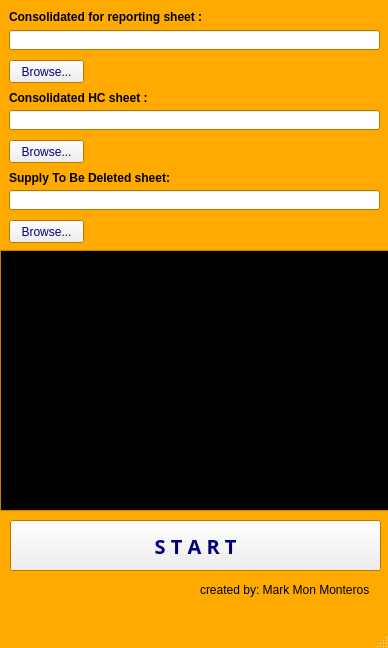
<?xml version="1.0" encoding="UTF-8"?>
<ui version="4.0">
 <class>MainWindow</class>
 <widget class="QMainWindow" name="MainWindow">
  <property name="geometry">
   <rect>
    <x>0</x>
    <y>0</y>
    <width>388</width>
    <height>648</height>
   </rect>
  </property>
  <property name="palette">
   <palette>
    <active>
     <colorrole role="ButtonText">
      <brush brushstyle="SolidPattern">
       <color alpha="255">
        <red>0</red>
        <green>0</green>
        <blue>127</blue>
       </color>
      </brush>
     </colorrole>
     <colorrole role="Base">
      <brush brushstyle="SolidPattern">
       <color alpha="255">
        <red>255</red>
        <green>255</green>
        <blue>255</blue>
       </color>
      </brush>
     </colorrole>
     <colorrole role="Window">
      <brush brushstyle="SolidPattern">
       <color alpha="255">
        <red>255</red>
        <green>170</green>
        <blue>0</blue>
       </color>
      </brush>
     </colorrole>
    </active>
    <inactive>
     <colorrole role="ButtonText">
      <brush brushstyle="SolidPattern">
       <color alpha="255">
        <red>0</red>
        <green>0</green>
        <blue>127</blue>
       </color>
      </brush>
     </colorrole>
     <colorrole role="Base">
      <brush brushstyle="SolidPattern">
       <color alpha="255">
        <red>255</red>
        <green>255</green>
        <blue>255</blue>
       </color>
      </brush>
     </colorrole>
     <colorrole role="Window">
      <brush brushstyle="SolidPattern">
       <color alpha="255">
        <red>255</red>
        <green>170</green>
        <blue>0</blue>
       </color>
      </brush>
     </colorrole>
    </inactive>
    <disabled>
     <colorrole role="ButtonText">
      <brush brushstyle="SolidPattern">
       <color alpha="255">
        <red>120</red>
        <green>120</green>
        <blue>120</blue>
       </color>
      </brush>
     </colorrole>
     <colorrole role="Base">
      <brush brushstyle="SolidPattern">
       <color alpha="255">
        <red>255</red>
        <green>170</green>
        <blue>0</blue>
       </color>
      </brush>
     </colorrole>
     <colorrole role="Window">
      <brush brushstyle="SolidPattern">
       <color alpha="255">
        <red>255</red>
        <green>170</green>
        <blue>0</blue>
       </color>
      </brush>
     </colorrole>
    </disabled>
   </palette>
  </property>
  <property name="acceptDrops">
   <bool>true</bool>
  </property>
  <property name="windowTitle">
   <string>MainWindow</string>
  </property>
  <property name="tabShape">
   <enum>QTabWidget::Rounded</enum>
  </property>
  <widget class="QWidget" name="centralwidget">
   <widget class="QLabel" name="forLbl">
    <property name="geometry">
     <rect>
      <x>9</x>
      <y>9</y>
      <width>371</width>
      <height>16</height>
     </rect>
    </property>
    <property name="font">
     <font>
      <weight>75</weight>
      <bold>true</bold>
     </font>
    </property>
    <property name="text">
     <string>Consolidated for reporting sheet :</string>
    </property>
   </widget>
   <widget class="QPushButton" name="forBtn">
    <property name="geometry">
     <rect>
      <x>9</x>
      <y>60</y>
      <width>75</width>
      <height>23</height>
     </rect>
    </property>
    <property name="text">
     <string>Browse...</string>
    </property>
   </widget>
   <widget class="QLabel" name="hcLbl">
    <property name="geometry">
     <rect>
      <x>9</x>
      <y>90</y>
      <width>371</width>
      <height>16</height>
     </rect>
    </property>
    <property name="font">
     <font>
      <weight>75</weight>
      <bold>true</bold>
     </font>
    </property>
    <property name="text">
     <string>Consolidated HC sheet :</string>
    </property>
   </widget>
   <widget class="QPushButton" name="hcBtn">
    <property name="geometry">
     <rect>
      <x>9</x>
      <y>140</y>
      <width>75</width>
      <height>23</height>
     </rect>
    </property>
    <property name="text">
     <string>Browse...</string>
    </property>
   </widget>
   <widget class="QLabel" name="supLbl">
    <property name="geometry">
     <rect>
      <x>9</x>
      <y>170</y>
      <width>371</width>
      <height>16</height>
     </rect>
    </property>
    <property name="font">
     <font>
      <weight>75</weight>
      <italic>false</italic>
      <bold>true</bold>
     </font>
    </property>
    <property name="text">
     <string>Supply To Be Deleted sheet:</string>
    </property>
   </widget>
   <widget class="QPushButton" name="supBtn">
    <property name="geometry">
     <rect>
      <x>9</x>
      <y>220</y>
      <width>75</width>
      <height>23</height>
     </rect>
    </property>
    <property name="text">
     <string>Browse...</string>
    </property>
   </widget>
   <widget class="QTextEdit" name="console">
    <property name="geometry">
     <rect>
      <x>0</x>
      <y>250</y>
      <width>391</width>
      <height>261</height>
     </rect>
    </property>
    <property name="palette">
     <palette>
      <active>
       <colorrole role="WindowText">
        <brush brushstyle="SolidPattern">
         <color alpha="255">
          <red>0</red>
          <green>0</green>
          <blue>0</blue>
         </color>
        </brush>
       </colorrole>
       <colorrole role="Text">
        <brush brushstyle="SolidPattern">
         <color alpha="255">
          <red>85</red>
          <green>255</green>
          <blue>0</blue>
         </color>
        </brush>
       </colorrole>
       <colorrole role="Base">
        <brush brushstyle="SolidPattern">
         <color alpha="255">
          <red>0</red>
          <green>0</green>
          <blue>0</blue>
         </color>
        </brush>
       </colorrole>
      </active>
      <inactive>
       <colorrole role="WindowText">
        <brush brushstyle="SolidPattern">
         <color alpha="255">
          <red>0</red>
          <green>0</green>
          <blue>0</blue>
         </color>
        </brush>
       </colorrole>
       <colorrole role="Text">
        <brush brushstyle="SolidPattern">
         <color alpha="255">
          <red>85</red>
          <green>255</green>
          <blue>0</blue>
         </color>
        </brush>
       </colorrole>
       <colorrole role="Base">
        <brush brushstyle="SolidPattern">
         <color alpha="255">
          <red>0</red>
          <green>0</green>
          <blue>0</blue>
         </color>
        </brush>
       </colorrole>
      </inactive>
      <disabled>
       <colorrole role="WindowText">
        <brush brushstyle="SolidPattern">
         <color alpha="255">
          <red>120</red>
          <green>120</green>
          <blue>120</blue>
         </color>
        </brush>
       </colorrole>
       <colorrole role="Text">
        <brush brushstyle="SolidPattern">
         <color alpha="255">
          <red>120</red>
          <green>120</green>
          <blue>120</blue>
         </color>
        </brush>
       </colorrole>
       <colorrole role="Base">
        <brush brushstyle="SolidPattern">
         <color alpha="255">
          <red>240</red>
          <green>240</green>
          <blue>240</blue>
         </color>
        </brush>
       </colorrole>
      </disabled>
     </palette>
    </property>
    <property name="font">
     <font>
      <weight>50</weight>
      <bold>false</bold>
     </font>
    </property>
    <property name="autoFillBackground">
     <bool>false</bool>
    </property>
    <property name="inputMethodHints">
     <set>Qt::ImhMultiLine</set>
    </property>
    <property name="html">
     <string>&lt;!DOCTYPE HTML PUBLIC &quot;-//W3C//DTD HTML 4.0//EN&quot; &quot;http://www.w3.org/TR/REC-html40/strict.dtd&quot;&gt;
&lt;html&gt;&lt;head&gt;&lt;meta name=&quot;qrichtext&quot; content=&quot;1&quot; /&gt;&lt;style type=&quot;text/css&quot;&gt;
p, li { white-space: pre-wrap; }
&lt;/style&gt;&lt;/head&gt;&lt;body style=&quot; font-family:'MS Shell Dlg 2'; font-size:7.8pt; font-weight:400; font-style:normal;&quot;&gt;
&lt;p style=&quot;-qt-paragraph-type:empty; margin-top:0px; margin-bottom:0px; margin-left:0px; margin-right:0px; -qt-block-indent:0; text-indent:0px; font-size:8.25pt;&quot;&gt;&lt;br /&gt;&lt;/p&gt;&lt;/body&gt;&lt;/html&gt;</string>
    </property>
    <property name="textInteractionFlags">
     <set>Qt::NoTextInteraction</set>
    </property>
   </widget>
   <widget class="QLineEdit" name="hcEdit">
    <property name="geometry">
     <rect>
      <x>9</x>
      <y>110</y>
      <width>371</width>
      <height>20</height>
     </rect>
    </property>
   </widget>
   <widget class="QLineEdit" name="supplyEdit">
    <property name="geometry">
     <rect>
      <x>9</x>
      <y>190</y>
      <width>371</width>
      <height>20</height>
     </rect>
    </property>
    <property name="text">
     <string/>
    </property>
   </widget>
   <widget class="QLineEdit" name="forEdit">
    <property name="geometry">
     <rect>
      <x>9</x>
      <y>30</y>
      <width>371</width>
      <height>20</height>
     </rect>
    </property>
   </widget>
   <widget class="QPushButton" name="pushButton">
    <property name="geometry">
     <rect>
      <x>10</x>
      <y>520</y>
      <width>371</width>
      <height>51</height>
     </rect>
    </property>
    <property name="font">
     <font>
      <family>Showcard Gothic</family>
      <pointsize>15</pointsize>
      <weight>75</weight>
      <italic>false</italic>
      <bold>true</bold>
     </font>
    </property>
    <property name="text">
     <string>S T A R T</string>
    </property>
   </widget>
   <widget class="QLabel" name="author">
    <property name="geometry">
     <rect>
      <x>200</x>
      <y>580</y>
      <width>201</width>
      <height>20</height>
     </rect>
    </property>
    <property name="text">
     <string>created by: Mark Mon Monteros</string>
    </property>
   </widget>
  </widget>
  <widget class="QMenuBar" name="menubar">
   <property name="geometry">
    <rect>
     <x>0</x>
     <y>0</y>
     <width>388</width>
     <height>26</height>
    </rect>
   </property>
  </widget>
  <widget class="QStatusBar" name="statusbar"/>
 </widget>
 <resources/>
 <connections/>
</ui>
